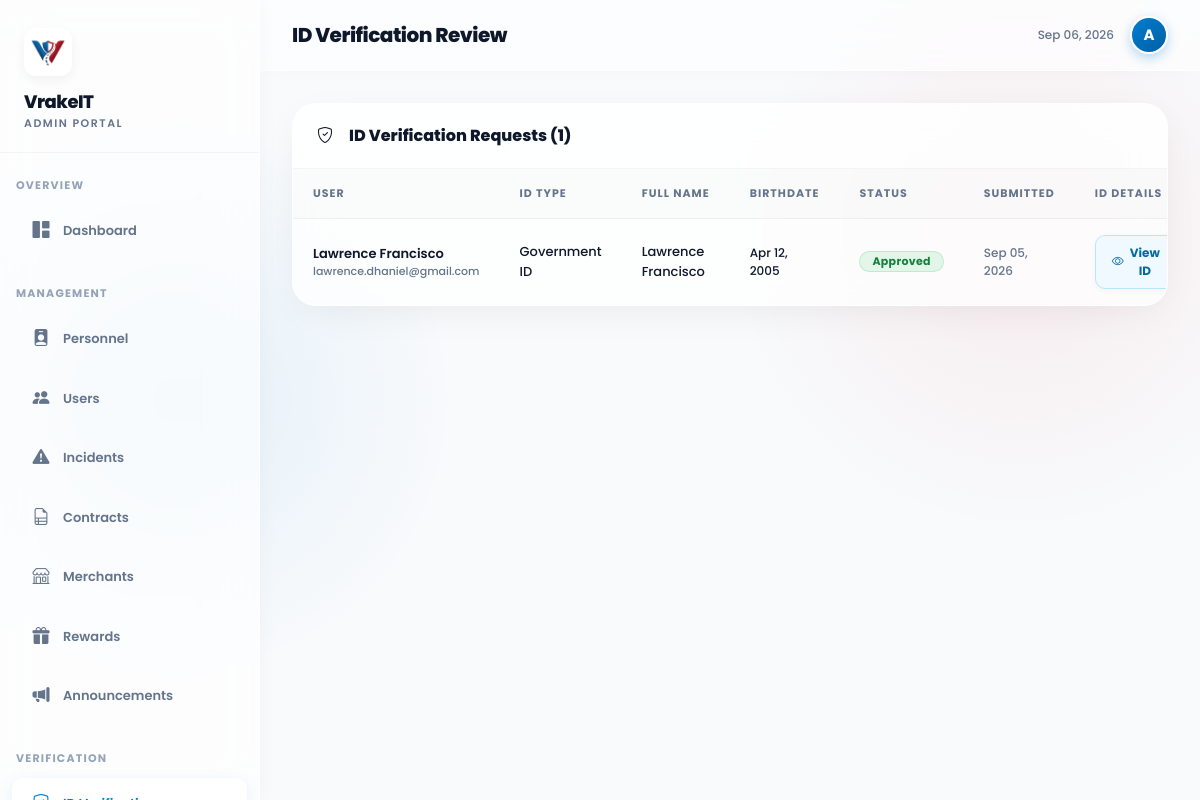
Page /admin/verifications.php (signed in) on the committed database.
### tables this page shows
CREATE TABLE `id_verifications` (
  `id` int(11) NOT NULL AUTO_INCREMENT,
  `user_id` int(11) DEFAULT NULL,
  `status` enum('pending','approved','rejected') DEFAULT 'pending',
  `created_at` timestamp NOT NULL DEFAULT current_timestamp(),
  `id_type` varchar(100) DEFAULT NULL,
  `full_name` varchar(150) DEFAULT NULL,
  `birthdate` date DEFAULT NULL,
  `address` text DEFAULT NULL,
  `id_file` varchar(255) DEFAULT NULL,
  `selfie_file` varchar(255) DEFAULT NULL,
  `source` varchar(30) DEFAULT 'portal',
  `ocr_extracted_name` varchar(200) DEFAULT NULL,
  `ocr_extracted_dob` varchar(50) DEFAULT NULL,
  `ocr_extracted_doc_number` varchar(100) DEFAULT NULL,
  `ocr_extracted_expiry` varchar(50) DEFAULT NULL,
  `ocr_confidence_score` decimal(6,4) DEFAULT NULL,
  `ocr_document_valid` tinyint(1) DEFAULT NULL,
  `ocr_name_match` tinyint(1) DEFAULT NULL,
  `ocr_dob_match` tinyint(1) DEFAULT NULL,
  `ocr_failure_reason` text DEFAULT NULL,
  `ocr_reference` varchar(50) DEFAULT NULL,
  `image_hash` varchar(64) DEFAULT NULL,
  PRIMARY KEY (`id`)
);

CREATE TABLE `users` (
  `id` int(11) NOT NULL AUTO_INCREMENT,
  `first_name` varchar(50) NOT NULL,
  `last_name` varchar(50) NOT NULL,
  `email` varchar(100) NOT NULL,
  `phone` varchar(20) DEFAULT NULL,
  `password` varchar(255) NOT NULL,
  `points` int(11) DEFAULT 0,
  `account_verified` tinyint(1) DEFAULT 0,
  `role` varchar(20) DEFAULT 'user',
  `avatar` varchar(255) DEFAULT 'default.png',
  `created_at` timestamp NOT NULL DEFAULT current_timestamp(),
  `is_active` tinyint(1) NOT NULL DEFAULT 1,
  `reset_token` varchar(64) DEFAULT NULL,
  `reset_expires_at` datetime DEFAULT NULL,
  `verification_status` varchar(20) DEFAULT 'Unverified',
  `verified_at` datetime DEFAULT NULL,
  `verification_method` varchar(50) DEFAULT NULL,
  `verification_reference` varchar(50) DEFAULT NULL,
  PRIMARY KEY (`id`),
  UNIQUE KEY `email` (`email`)
);

### admin/verifications.php (the view, shortened to what this page needs)
<?php
require_once __DIR__ . '/layout.php';
$db = getDB();
$verifs = $db->query("SELECT v.*, u.first_name, u.last_name, u.email FROM id_verifications v JOIN users u ON v.user_id=u.id ORDER BY FIELD(v.status,'pending','approved','rejected'), v.created_at DESC LIMIT 100")->fetchAll();
?>
<body>
<div class="main">
<div class="page-body">
<div class="section-card">
  <div class="section-header"><span class="section-title-text"><i class="bi bi-shield-check me-2"></i>ID Verification Requests (<?= count($verifs) ?>)</span></div>
  <div style="overflow-x:auto;">
  <table class="data-table">
   <thead><tr><th>User</th><th>ID Type</th><th>Full Name</th><th>Birthdate</th><th>Status</th><th>Submitted</th><th>ID Details</th><th>Selfie</th><th>Actions</th></tr></thead>
    <tbody>
    <?php foreach($verifs as $v): ?>
    <tr>
      <td>
        <div style="font-weight:600;"><?= htmlspecialchars($v['first_name'].' '.$v['last_name']) ?></div>
        <div style="font-size:11px;color:var(--muted);"><?= htmlspecialchars($v['email']) ?></div>
      </td>
      <td><?= htmlspecialchars($v['id_type'] ?? '—') ?></td>
      <td><?= htmlspecialchars($v['full_name'] ?? '—') ?></td>
      <td style="font-size:12px;"><?= $v['birthdate'] ? date('M d, Y', strtotime($v['birthdate'])) : '—' ?></td>
      <td><span class="badge-status bs-<?= $v['status'] ?>"><?= ucfirst($v['status']) ?></span></td>
      <td style="font-size:12px;color:var(--muted);"><?= date('M d, Y', strtotime($v['created_at'])) ?></td>
      <td>
        <button class="btn-admin btn-review" onclick='openVerifModal(<?= htmlspecialchars(json_encode($v), ENT_QUOTES) ?>)'>
          <i class="bi bi-eye"></i> View ID
        </button>
      </td>
    </tr>
    <?php endforeach; ?>
    </tbody>
  </table>
  </div>
</div>
</div></div>
</body></html>

### admin/layout.php (style rules this page uses)
:root { --sidebar-w:260px; --accent:#007ED2; --danger:#E90101; --bg:#f8fafc; --card-bg:rgba(255, 255, 255, 0.75); --border:rgba(0,0,0,0.06); --border-light:rgba(255,255,255,0.8); --text:#0f172a; --muted:#64748b; --shadow-soft: 0 10px 40px -10px rgba(0,0,0,0.08); }
* { box-sizing:border-box; }
body { font-family:'Poppins',sans-serif; background-color: var(--bg); background-image: radial-gradient(circle at 15% 50%, rgba(0, 126, 210, 0.08), transparent 25%), radial-gradient(circle at 85% 30%, rgba(233, 1, 1, 0.06), transparent 25%); background-attachment:fixed; color:var(--text); margin:0; min-height:100vh; }
.main { margin-left:var(--sidebar-w);min-height:100vh;display:flex;flex-direction:column; }
.page-body { padding:32px;flex:1;width:100%; }
.section-card { background:var(--card-bg); backdrop-filter:blur(20px); -webkit-backdrop-filter:blur(20px); border:1px solid var(--border-light); border-radius:24px; overflow:hidden; box-shadow:var(--shadow-soft); margin-bottom: 24px; }
.section-header { padding:20px 24px;border-bottom:1px solid rgba(0,0,0,0.04);display:flex;align-items:center;justify-content:space-between;background:rgba(255,255,255,0.4); }
.section-title-text { font-size:16px;font-weight:800;color:var(--text);display:flex;align-items:center;gap:8px; }
.data-table { width:100%;border-collapse:collapse; }
.data-table th { font-size:11px;font-weight:700;color:var(--muted);text-transform:uppercase;letter-spacing:1px;padding:16px 20px;border-bottom:1px solid rgba(0,0,0,0.06);white-space:nowrap;background:rgba(0,0,0,0.01); }
.data-table td { padding:16px 20px;border-bottom:1px solid rgba(0,0,0,0.03);font-size:13px;font-weight:500;vertical-align:middle;color:var(--text);transition:background 0.2s; }
.data-table tr:last-child td { border-bottom:none; }
.badge-status { display:inline-flex;align-items:center;gap:6px;border-radius:999px;padding:4px 12px;font-size:11px;font-weight:700;letter-spacing:0.3px;line-height:1; }
.bs-approved { background:rgba(34,197,94,0.12);color:#15803d;border:1px solid rgba(34,197,94,0.2); }
.btn-admin { border:none;border-radius:10px;padding:8px 16px;font-family:'Poppins',sans-serif;font-size:12px;font-weight:700;cursor:pointer;transition:all .2s ease;display:inline-flex;align-items:center;gap:6px;box-shadow:0 2px 6px rgba(0,0,0,0.04); }
.btn-review { background:#f0f9ff;color:#0369a1;border:1px solid #bae6fd; }

### rows in the picture
id_verifications: user.last_name "Lawrence Francisco", user.email "lawrence.dhaniel@gmail.com", id_type "Government ID", full_name "Lawrence Francisco", birthdate "Apr 12, 2005", status "Approved", created_at "Sep 05, 2026"

### other values in the picture
$title "ID Verification Review"
count($verifs) "1"
